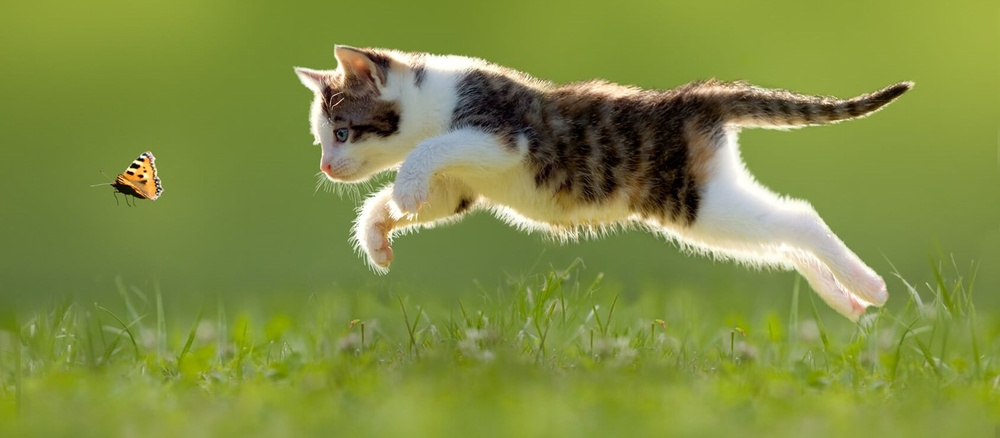
#> input picture Harshith Vashishtha Course/Ch21_imageManupulation_pillow_module_PIL/bluress/1_1.jpg, 1000 x 438 px, shrunk from 1600 x 700 before the run
$ python bluness.py
#> lines starting #> are read from the running program, lines starting #| are printed output that depends on the picture
from PIL import Image, ImageEnhance, ImageFilter
import os

image = Image.open('1_1.jpg')
#> image is the input picture: PIL image 1000x438 RGB; mean R, G, B 128.4, 142.1, 67.6
myfilter = ImageFilter.GaussianBlur()
image.filter(myfilter).save('1_1.jpeg')
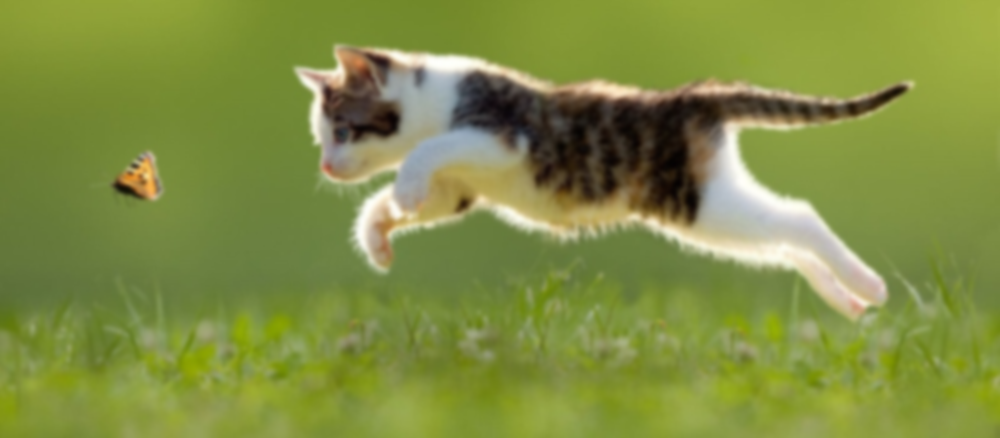
#> saved as 1_1.jpeg: PIL image 1000x438 RGB; mean R, G, B 128.4, 142.1, 67.6
